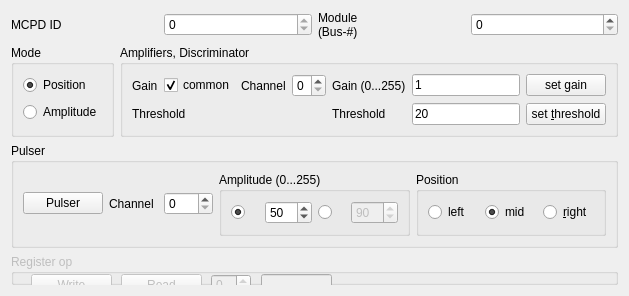
   <widget class="QWidget" name="tabMPSD8">
    <attribute name="title">
     <string>Mo&amp;dule</string>
    </attribute>
    <layout class="QGridLayout" name="gridLayout_4">
     <item row="0" column="0" colspan="2">
      <layout class="QHBoxLayout" name="horizontalLayout_7">
       <item>
        <widget class="QLabel" name="textLabel1_4_2">
         <property name="text">
          <string>MCPD ID</string>
         </property>
         <property name="wordWrap">
          <bool>false</bool>
         </property>
        </widget>
       </item>
       <item>
        <widget class="MCPDSpinBox" name="devid">
         <property name="enabled">
          <bool>true</bool>
         </property>
         <property name="maximum">
          <number>0</number>
         </property>
        </widget>
       </item>
       <item>
        <widget class="QLabel" name="textLabel1_4_2_2">
         <property name="text">
          <string>Module
(Bus-#)</string>
         </property>
         <property name="wordWrap">
          <bool>false</bool>
         </property>
        </widget>
       </item>
       <item>
        <widget class="ModuleSpinBox" name="module">
         <property name="maximum">
          <number>7</number>
         </property>
        </widget>
       </item>
      </layout>
     </item>
     <item row="1" column="0">
      <widget class="QGroupBox" name="modeGroup">
       <property name="title">
        <string>Mode</string>
       </property>
       <layout class="QGridLayout" name="gridLayout_18">
        <item row="0" column="0">
         <widget class="QRadioButton" name="pos">
          <property name="text">
           <string>Position</string>
          </property>
          <property name="checked">
           <bool>true</bool>
          </property>
         </widget>
        </item>
        <item row="1" column="0">
         <widget class="QRadioButton" name="amp">
          <property name="text">
           <string>Amplitude</string>
          </property>
         </widget>
        </item>
       </layout>
      </widget>
     </item>
     <item row="1" column="1">
      <widget class="QGroupBox" name="groupBox13">
       <property name="title">
        <string>Amplifiers, Discriminator</string>
       </property>
       <layout class="QGridLayout" name="gridLayout_10">
        <item row="0" column="0">
         <widget class="QLabel" name="textLabel1_4_2_3_2">
          <property name="text">
           <string>Gain</string>
          </property>
          <property name="wordWrap">
           <bool>false</bool>
          </property>
         </widget>
        </item>
        <item row="0" column="1">
         <widget class="QCheckBox" name="comgain">
          <property name="text">
           <string>common</string>
          </property>
          <property name="checked">
           <bool>true</bool>
          </property>
         </widget>
        </item>
        <item row="0" column="2">
         <layout class="QHBoxLayout" name="horizontalLayout_4">
          <item>
           <widget class="QLabel" name="channelLabel">
            <property name="text">
             <string>Channel</string>
            </property>
            <property name="wordWrap">
             <bool>false</bool>
            </property>
           </widget>
          </item>
          <item>
           <widget class="QSpinBox" name="channel">
            <property name="enabled">
             <bool>true</bool>
            </property>
            <property name="maximum">
             <number>7</number>
            </property>
           </widget>
          </item>
         </layout>
        </item>
        <item row="0" column="3">
         <widget class="QLabel" name="textLabel1_4_2_3_3_3">
          <property name="text">
           <string>Gain (0...255)</string>
          </property>
          <property name="wordWrap">
           <bool>false</bool>
          </property>
         </widget>
        </item>
        <item row="0" column="4">
         <widget class="QLineEdit" name="gain">
          <property name="text">
           <string>1</string>
          </property>
          <property name="cursorPosition">
           <number>0</number>
          </property>
         </widget>
        </item>
        <item row="0" column="5">
         <widget class="QPushButton" name="setGain">
          <property name="text">
           <string>set gain</string>
          </property>
         </widget>
        </item>
        <item row="1" column="0" colspan="2">
         <widget class="QLabel" name="textLabel1_4_2_3_3">
          <property name="text">
           <string>Threshold</string>
          </property>
          <property name="wordWrap">
           <bool>false</bool>
          </property>
         </widget>
        </item>
        <item row="1" column="3">
         <widget class="QLabel" name="textLabel1_4_2_3_3_2">
          <property name="text">
           <string>Threshold</string>
          </property>
          <property name="wordWrap">
           <bool>false</bool>
          </property>
         </widget>
        </item>
        <item row="1" column="4">
         <widget class="QLineEdit" name="threshold">
          <property name="text">
           <string>20</string>
          </property>
         </widget>
        </item>
        <item row="1" column="5">
         <widget class="QPushButton" name="setThreshold">
          <property name="text">
           <string>set &amp;threshold</string>
          </property>
         </widget>
        </item>
       </layout>
      </widget>
     </item>
     <item row="2" column="0" colspan="2">
      <widget class="QGroupBox" name="groupBox35">
       <property name="title">
        <string>Pulser</string>
       </property>
       <layout class="QGridLayout" name="gridLayout_19">
        <item row="0" column="0">
         <layout class="QVBoxLayout" name="verticalLayout_2">
          <item>
           <layout class="QHBoxLayout" name="horizontalLayout_2">
            <item>
             <widget class="QPushButton" name="pulserButton">
              <property name="toolTip">
               <string>toggle pulser on/off</string>
              </property>
              <property name="text">
               <string>Pulser</string>
              </property>
              <property name="checkable">
               <bool>true</bool>
              </property>
             </widget>
            </item>
            <item>
             <widget class="QLabel" name="textLabel1_4_2_3_4">
              <property name="text">
               <string>Channel</string>
              </property>
              <property name="wordWrap">
               <bool>false</bool>
              </property>
             </widget>
            </item>
            <item>
             <widget class="QSpinBox" name="pulsChan">
              <property name="toolTip">
               <string>pulser channel</string>
              </property>
              <property name="maximum">
               <number>7</number>
              </property>
             </widget>
            </item>
           </layout>
          </item>
         </layout>
        </item>
        <item row="0" column="1">
         <widget class="QGroupBox" name="buttonGroup5">
          <property name="title">
           <string>Amplitude (0...255)</string>
          </property>
          <layout class="QGridLayout" name="gridLayout_17">
           <item row="0" column="0">
            <layout class="QHBoxLayout" name="horizontalLayout_3">
             <item>
              <widget class="QRadioButton" name="pulsampRadio1">
               <property name="text">
                <string/>
               </property>
               <property name="checked">
                <bool>true</bool>
               </property>
              </widget>
             </item>
             <item>
              <widget class="QSpinBox" name="pulsAmp1">
               <property name="maximum">
                <number>255</number>
               </property>
               <property name="value">
                <number>50</number>
               </property>
              </widget>
             </item>
             <item>
              <widget class="QRadioButton" name="pulsampRadio2">
               <property name="text">
                <string/>
               </property>
               <property name="checked">
                <bool>false</bool>
               </property>
              </widget>
             </item>
             <item>
              <widget class="QSpinBox" name="pulsAmp2">
               <property name="enabled">
                <bool>false</bool>
               </property>
               <property name="maximum">
                <number>255</number>
               </property>
               <property name="value">
                <number>90</number>
               </property>
              </widget>
             </item>
            </layout>
           </item>
          </layout>
         </widget>
        </item>
        <item row="0" column="2">
         <widget class="QGroupBox" name="buttonGroup4">
          <property name="title">
           <string>Position</string>
          </property>
          <layout class="QGridLayout" name="gridLayout_11">
           <item row="0" column="0">
            <widget class="QRadioButton" name="pulsLeft">
             <property name="text">
              <string>left</string>
             </property>
            </widget>
           </item>
           <item row="0" column="1">
            <widget class="QRadioButton" name="pulsMid">
             <property name="text">
              <string>mid</string>
             </property>
             <property name="checked">
              <bool>true</bool>
             </property>
            </widget>
           </item>
           <item row="0" column="2">
            <widget class="QRadioButton" name="pulsRight">
             <property name="text">
              <string>&amp;right</string>
             </property>
            </widget>
           </item>
          </layout>
         </widget>
        </item>
       </layout>
      </widget>
     </item>
     <item row="3" column="0" colspan="2">
      <widget class="QGroupBox" name="groupBox39">
       <property name="enabled">
        <bool>false</bool>
       </property>
       <property name="title">
        <string>Register op</string>
       </property>
       <widget class="QPushButton" name="readRegisterButton">
        <property name="geometry">
         <rect>
          <x>110</x>
          <y>20</y>
          <width>81</width>
          <height>21</height>
         </rect>
        </property>
        <property name="text">
         <string>Read</string>
        </property>
       </widget>
       <widget class="QSpinBox" name="registerSelect">
        <property name="geometry">
         <rect>
          <x>200</x>
          <y>20</y>
          <width>40</width>
          <height>21</height>
         </rect>
        </property>
        <property name="maximum">
         <number>2</number>
        </property>
       </widget>
       <widget class="QLineEdit" name="registerValue">
        <property name="geometry">
         <rect>
          <x>250</x>
          <y>20</y>
          <width>71</width>
          <height>20</height>
         </rect>
        </property>
       </widget>
       <widget class="QPushButton" name="writeRegisterButton">
        <property name="geometry">
         <rect>
          <x>20</x>
          <y>20</y>
          <width>81</width>
          <height>21</height>
         </rect>
        </property>
        <property name="text">
         <string>Write</string>
        </property>
       </widget>
      </widget>
     </item>
    </layout>
   </widget>
